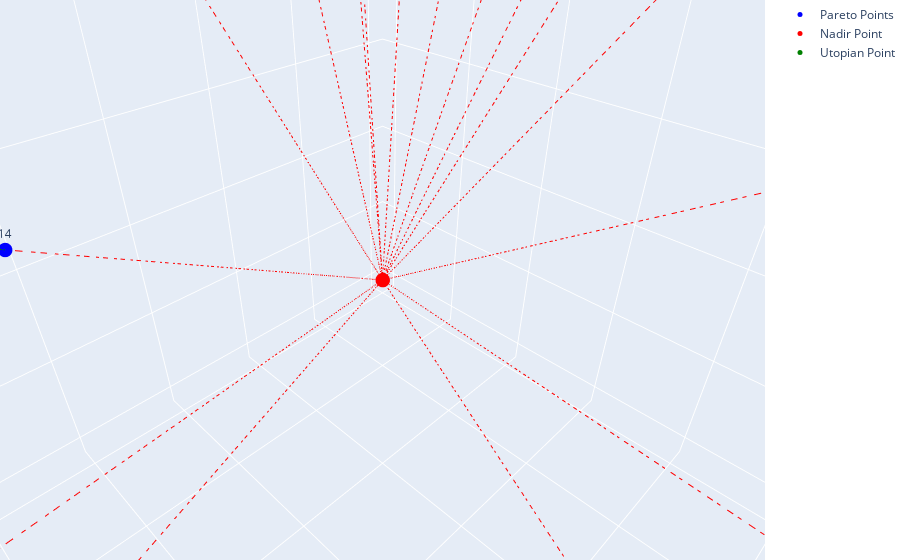

Source (notebook cell):
### Markdown cell above
The following code snippet plots the results of the run

### Code cell
tp_plot.results_visualization_topsis(
    ranked_alternatives,
    weighted_normalized_matrix,
    beneficial_criteria,
    weights,
    normalized_weights,
    S,
    user_input,
    directory,
    decision_matrix,
    ideal_best,
    ideal_worst)

### Figure 1 — Plotly figure (JSON) as saved in the notebook; plotly's stock layout.template omitted (floating-point values rounded to 4 significant figures)
{"data": [{"hoverinfo": "text", "marker": {"color": "blue", "size": 5}, "mode": "markers+text", "name": "Pareto Points", "text": [1, 2, 3, 4, 5, 6, 7, 8, 9, 10, 11, 12, 13, 14, 15, 16], "type": "scatter3d", "x": [0.1503, 0.1373, 0.1046, 0.06972, 0.0305, 0.006536, 0, 0.007625, 0.01634, 0.02397, 0.07516, 0.1275, 0.1786, 0.2309, 0.2821, 0.3333], "y": [0.3333, 0.2989, 0.2606, 0.2222, 0.1862, 0.1502, 0.1127, 0.07512, 0.03756, 0, 0.05321, 0.08216, 0.115, 0.1354, 0.1557, 0.1753], "z": [0, 0.1247, 0.2135, 0.2812, 0.3227, 0.3303, 0.3332, 0.3332, 0.3333, 0.3333, 0.3081, 0.2779, 0.2341, 0.1898, 0.1422, 0.09702]}, {"marker": {"color": "red", "size": 5}, "mode": "markers", "name": "Nadir Point", "type": "scatter3d", "x": [0], "y": [0], "z": [0]}, {"marker": {"color": "green", "size": 5}, "mode": "markers", "name": "Utopian Point", "type": "scatter3d", "x": [0.3333], "y": [0.3333], "z": [0.3333]}, {"line": {"color": "red", "dash": "dashdot", "width": 2}, "mode": "lines", "showlegend": false, "type": "scatter3d", "x": [0.1503, 0], "y": [0.3333, 0], "z": [0, 0]}, {"line": {"color": "red", "dash": "dashdot", "width": 2}, "mode": "lines", "showlegend": false, "type": "scatter3d", "x": [0.1373, 0], "y": [0.2989, 0], "z": [0.1247, 0]}, {"line": {"color": "red", "dash": "dashdot", "width": 2}, "mode": "lines", "showlegend": false, "type": "scatter3d", "x": [0.1046, 0], "y": [0.2606, 0], "z": [0.2135, 0]}, {"line": {"color": "red", "dash": "dashdot", "width": 2}, "mode": "lines", "showlegend": false, "type": "scatter3d", "x": [0.06972, 0], "y": [0.2222, 0], "z": [0.2812, 0]}, {"line": {"color": "red", "dash": "dashdot", "width": 2}, "mode": "lines", "showlegend": false, "type": "scatter3d", "x": [0.0305, 0], "y": [0.1862, 0], "z": [0.3227, 0]}, {"line": {"color": "red", "dash": "dashdot", "width": 2}, "mode": "lines", "showlegend": false, "type": "scatter3d", "x": [0.006536, 0], "y": [0.1502, 0], "z": [0.3303, 0]}, {"line": {"color": "red", "dash": "dashdot", "width": 2}, "mode": "lines", "showlegend": false, "type": "scatter3d", "x": [0, 0], "y": [0.1127, 0], "z": [0.3332, 0]}, {"line": {"color": "red", "dash": "dashdot", "width": 2}, "mode": "lines", "showlegend": false, "type": "scatter3d", "x": [0.007625, 0], "y": [0.07512, 0], "z": [0.3332, 0]}, {"line": {"color": "red", "dash": "dashdot", "width": 2}, "mode": "lines", "showlegend": false, "type": "scatter3d", "x": [0.01634, 0], "y": [0.03756, 0], "z": [0.3333, 0]}, {"line": {"color": "red", "dash": "dashdot", "width": 2}, "mode": "lines", "showlegend": false, "type": "scatter3d", "x": [0.02397, 0], "y": [0, 0], "z": [0.3333, 0]}, {"line": {"color": "red", "dash": "dashdot", "width": 2}, "mode": "lines", "showlegend": false, "type": "scatter3d", "x": [0.07516, 0], "y": [0.05321, 0], "z": [0.3081, 0]}, {"line": {"color": "red", "dash": "dashdot", "width": 2}, "mode": "lines", "showlegend": false, "type": "scatter3d", "x": [0.1275, 0], "y": [0.08216, 0], "z": [0.2779, 0]}, {"line": {"color": "red", "dash": "dashdot", "width": 2}, "mode": "lines", "showlegend": false, "type": "scatter3d", "x": [0.1786, 0], "y": [0.115, 0], "z": [0.2341, 0]}, {"line": {"color": "red", "dash": "dashdot", "width": 2}, "mode": "lines", "showlegend": false, "type": "scatter3d", "x": [0.2309, 0], "y": [0.1354, 0], "z": [0.1898, 0]}, {"line": {"color": "red", "dash": "dashdot", "width": 2}, "mode": "lines", "showlegend": false, "type": "scatter3d", "x": [0.2821, 0], "y": [0.1557, 0], "z": [0.1422, 0]}, {"line": {"color": "red", "dash": "dashdot", "width": 2}, "mode": "lines", "showlegend": false, "type": "scatter3d", "x": [0.3333, 0], "y": [0.1753, 0], "z": [0.09702, 0]}, {"line": {"color": "green", "dash": "dashdot", "width": 2}, "mode": "lines", "showlegend": false, "type": "scatter3d", "x": [0.1503, 0.3333], "y": [0.3333, 0.3333], "z": [0, 0.3333]}, {"line": {"color": "green", "dash": "dashdot", "width": 2}, "mode": "lines", "showlegend": false, "type": "scatter3d", "x": [0.1373, 0.3333], "y": [0.2989, 0.3333], "z": [0.1247, 0.3333]}, {"line": {"color": "green", "dash": "dashdot", "width": 2}, "mode": "lines", "showlegend": false, "type": "scatter3d", "x": [0.1046, 0.3333], "y": [0.2606, 0.3333], "z": [0.2135, 0.3333]}, {"line": {"color": "green", "dash": "dashdot", "width": 2}, "mode": "lines", "showlegend": false, "type": "scatter3d", "x": [0.06972, 0.3333], "y": [0.2222, 0.3333], "z": [0.2812, 0.3333]}, {"line": {"color": "green", "dash": "dashdot", "width": 2}, "mode": "lines", "showlegend": false, "type": "scatter3d", "x": [0.0305, 0.3333], "y": [0.1862, 0.3333], "z": [0.3227, 0.3333]}, {"line": {"color": "green", "dash": "dashdot", "width": 2}, "mode": "lines", "showlegend": false, "type": "scatter3d", "x": [0.006536, 0.3333], "y": [0.1502, 0.3333], "z": [0.3303, 0.3333]}, {"line": {"color": "green", "dash": "dashdot", "width": 2}, "mode": "lines", "showlegend": false, "type": "scatter3d", "x": [0, 0.3333], "y": [0.1127, 0.3333], "z": [0.3332, 0.3333]}, {"line": {"color": "green", "dash": "dashdot", "width": 2}, "mode": "lines", "showlegend": false, "type": "scatter3d", "x": [0.007625, 0.3333], "y": [0.07512, 0.3333], "z": [0.3332, 0.3333]}, {"line": {"color": "green", "dash": "dashdot", "width": 2}, "mode": "lines", "showlegend": false, "type": "scatter3d", "x": [0.01634, 0.3333], "y": [0.03756, 0.3333], "z": [0.3333, 0.3333]}, {"line": {"color": "green", "dash": "dashdot", "width": 2}, "mode": "lines", "showlegend": false, "type": "scatter3d", "x": [0.02397, 0.3333], "y": [0, 0.3333], "z": [0.3333, 0.3333]}, {"line": {"color": "green", "dash": "dashdot", "width": 2}, "mode": "lines", "showlegend": false, "type": "scatter3d", "x": [0.07516, 0.3333], "y": [0.05321, 0.3333], "z": [0.3081, 0.3333]}, {"line": {"color": "green", "dash": "dashdot", "width": 2}, "mode": "lines", "showlegend": false, "type": "scatter3d", "x": [0.1275, 0.3333], "y": [0.08216, 0.3333], "z": [0.2779, 0.3333]}, {"line": {"color": "green", "dash": "dashdot", "width": 2}, "mode": "lines", "showlegend": false, "type": "scatter3d", "x": [0.1786, 0.3333], "y": [0.115, 0.3333], "z": [0.2341, 0.3333]}, {"line": {"color": "green", "dash": "dashdot", "width": 2}, "mode": "lines", "showlegend": false, "type": "scatter3d", "x": [0.2309, 0.3333], "y": [0.1354, 0.3333], "z": [0.1898, 0.3333]}, {"line": {"color": "green", "dash": "dashdot", "width": 2}, "mode": "lines", "showlegend": false, "type": "scatter3d", "x": [0.2821, 0.3333], "y": [0.1557, 0.3333], "z": [0.1422, 0.3333]}, {"line": {"color": "green", "dash": "dashdot", "width": 2}, "mode": "lines", "showlegend": false, "type": "scatter3d", "x": [0.3333, 0.3333], "y": [0.1753, 0.3333], "z": [0.09702, 0.3333]}], "layout": {"margin": {"b": 0, "l": 0, "r": 0, "t": 0}, "scene": {"aspectmode": "manual", "aspectratio": {"x": 5, "y": 5, "z": 5}, "xaxis": {"title": {"text": "Resources"}}, "yaxis": {"title": {"text": "Ecosystems"}}, "zaxis": {"title": {"text": "Profit"}}}, "title": {"text": "3D Pareto Front"}}}
